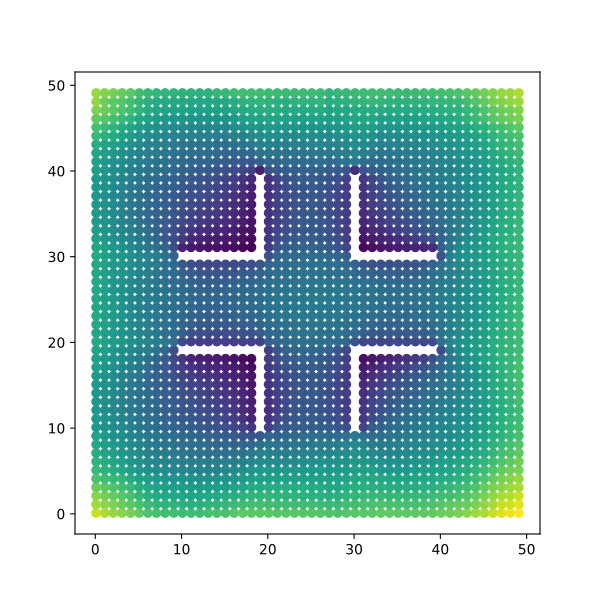

Reproduce this figure in Python.
import matplotlib.pyplot as plt
from mpl_toolkits.mplot3d import Axes3D

from humanfactorspy.geometry import LoadOBJ
from humanfactorspy.raytracer import EmbreeBVH
from humanfactorspy.graphgenerator import GenerateGraph
from humanfactorspy.viewanalysis import SphericalViewAnalysis, SphericalViewAnalysisAggregate, AggregationType
import humanfactorspy as hfpy

# Get a sample model path
obj_path = hfpy.get_sample_model("VisibilityTestCases.obj")

# Load the obj file
obj = LoadOBJ(obj_path)

# Create a BVH
bvh = EmbreeBVH(obj, True)

# Set the graph parameters
# Test examples are failing on 1. Seems to be embree failing on edge intersection
start_point = (1.1 , 1.1, 20) #offset X by 60 for each new model
spacing = (1, 1, 5)
max_nodes = 10000
up_step, down_step = 0.1, 0.1
up_slope, down_slope = 1, 1
max_step_connections = 1

# Generate the Graph
graph = GenerateGraph(bvh, start_point, spacing, max_nodes,
                        up_step,up_slope,down_step,down_slope,
                        max_step_connections, cores=-1)

# Get the nodes of the graph as a list of x,y,z,type,id tuples
nodes = graph.getNodes()
print(len(nodes))

height = 1.7 # Set a height offset to cast rays from the points
ray_count = 1500 # Set the number of rays to use per node
scores = SphericalViewAnalysisAggregate(bvh, nodes, ray_count, height,
                                                    upward_fov = 20, downward_fov=20,
                                                    agg_type=AggregationType.AVERAGE)

# Plot the graph using visibility graph as the colors
fig = plt.figure(figsize=(6,6))
plt.scatter(nodes['x'], nodes['y'], c=scores)
plt.show()
